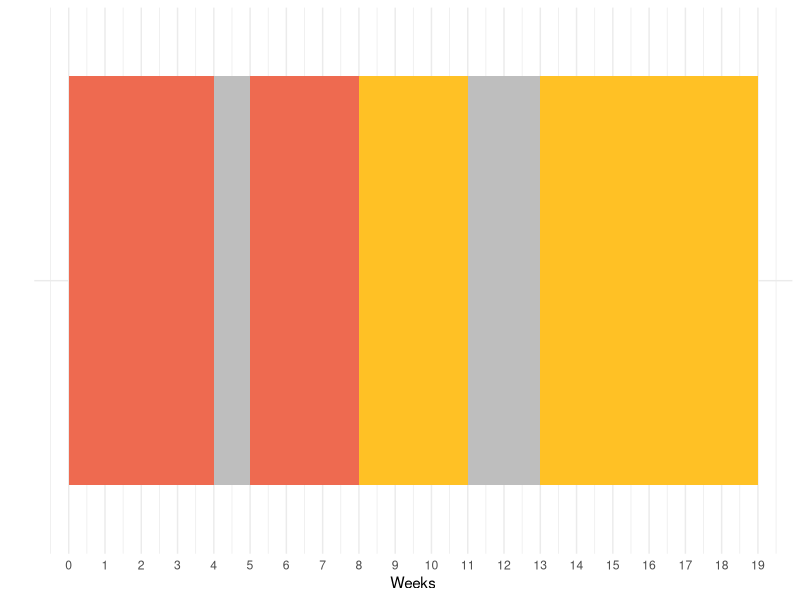
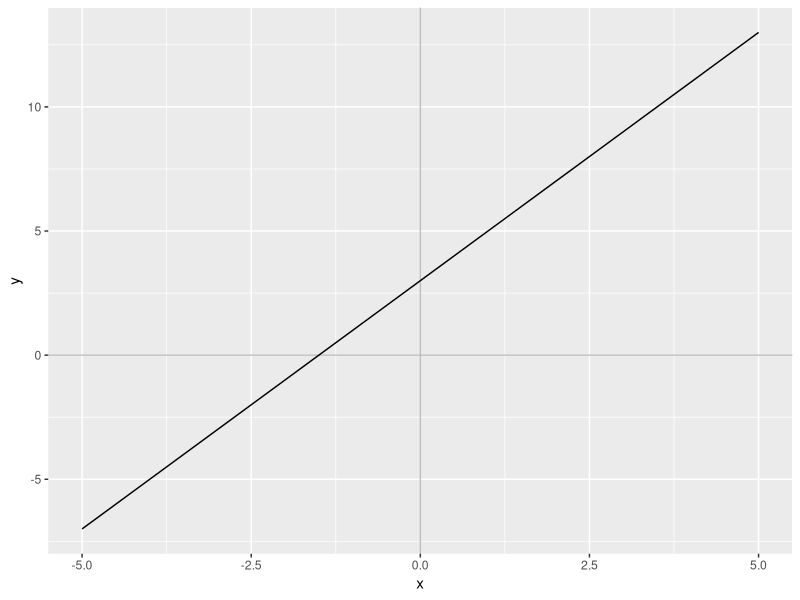
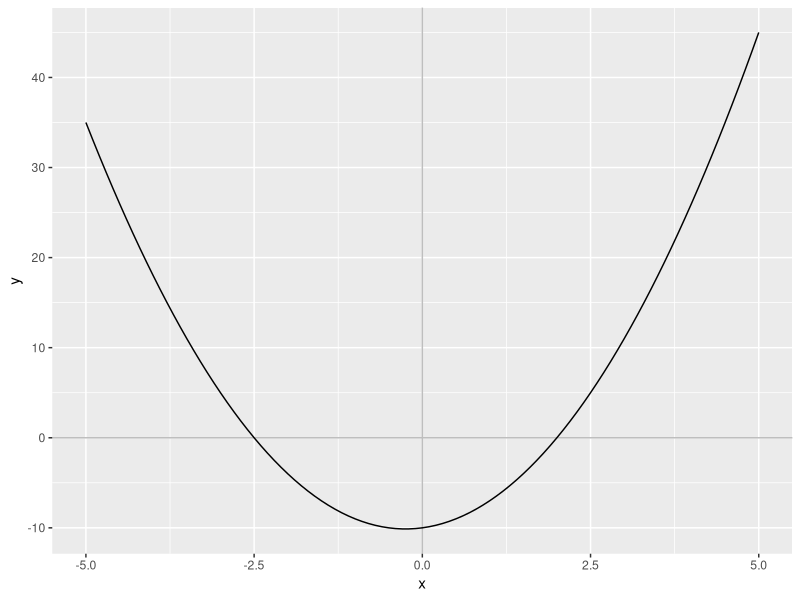
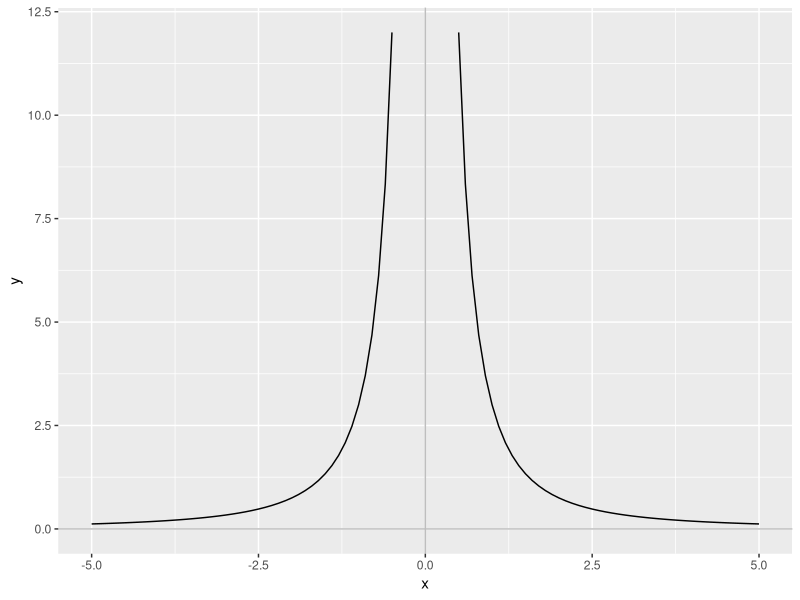
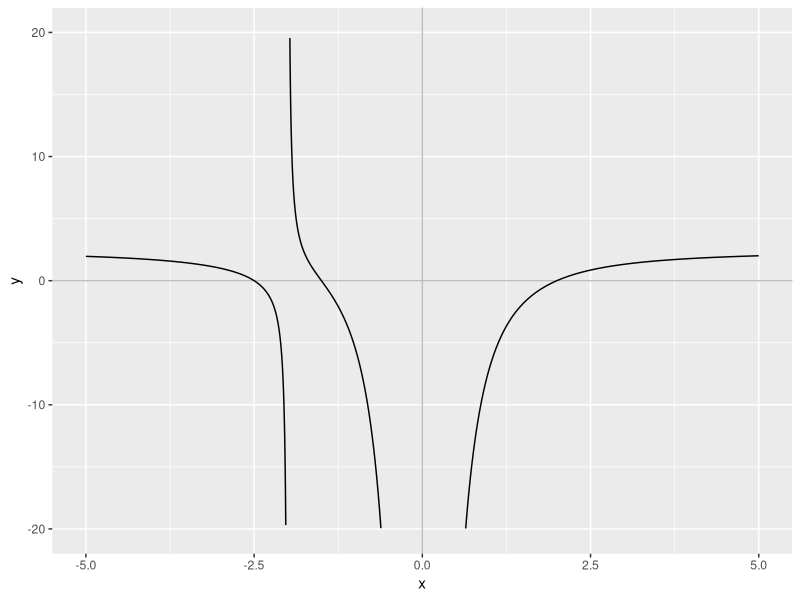
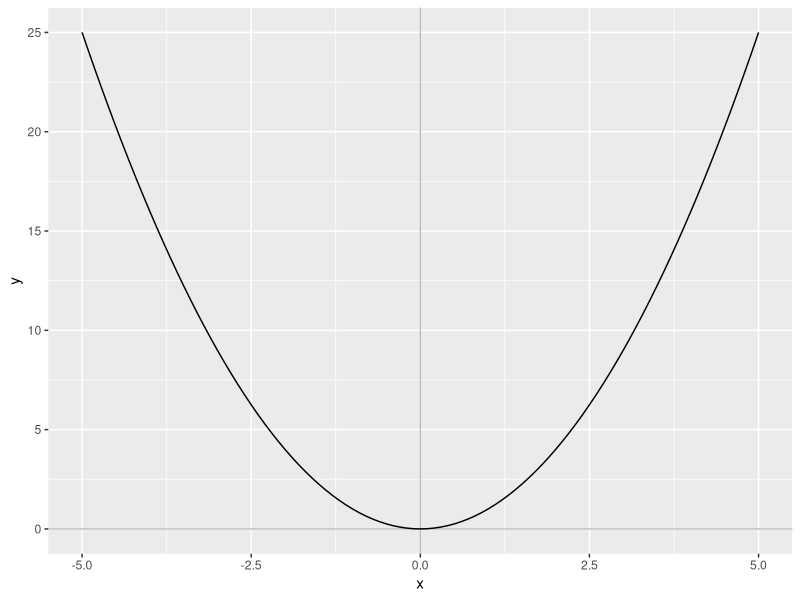
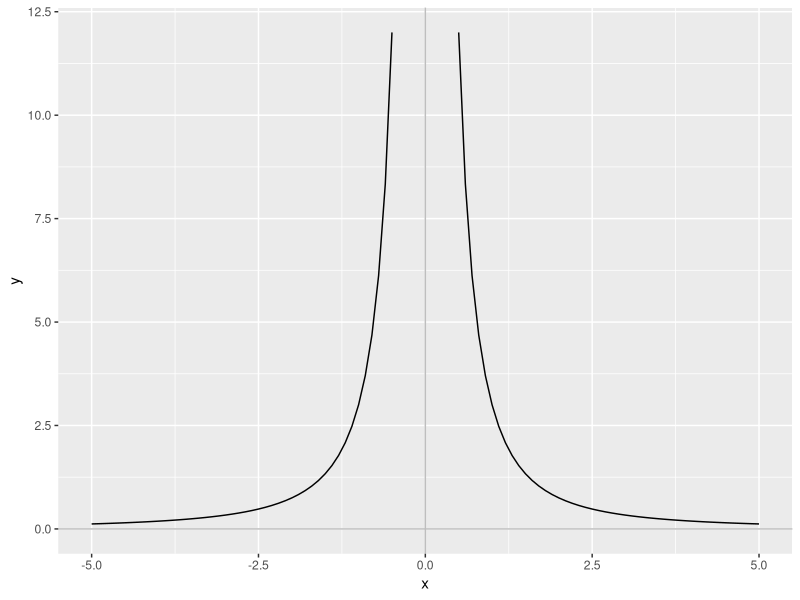
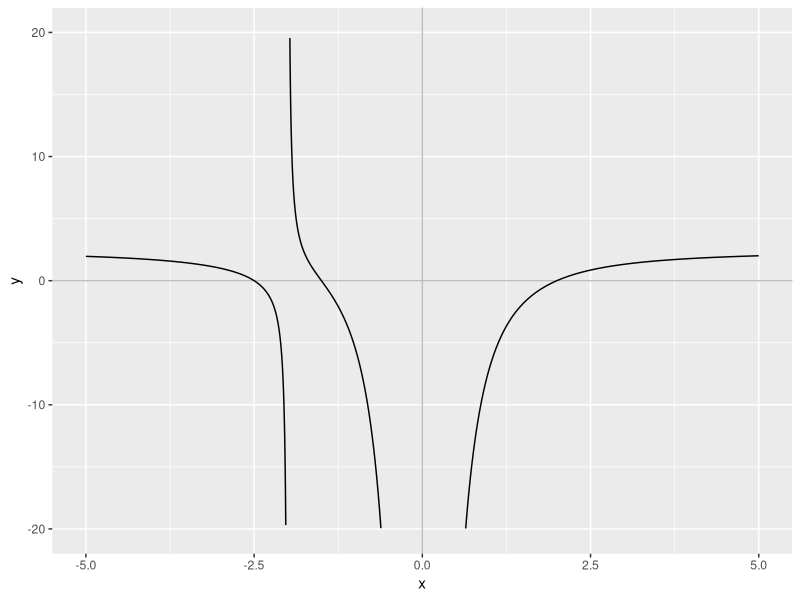

R code for these plots, in order:
## ---- chunk 1
#| label: r-setup
#| echo: false
#| warning: false
#| message: false
#| cache: true
options(htmltools.dir.version = FALSE)
library(tidyverse)

base_axes <- ggplot(data.frame(x=c(-5, 5)), aes(x=x)) +
  # add axis lines to help guide plots
  geom_vline(xintercept=0, colour="grey") +
  geom_hline(yintercept=0, colour="grey")
## ---- chunk 2
#| label: course-timeline
#| echo: false
#| out-width: 95%
#| fig-align: 'center'
#| fig-format: svg
#| fig-alt: "Visual breakdown of the course structure: 4 weeks of maths, 1 week break, then another 3 weeks of maths followed by 3 weeks of stats, then a 2 week break, folowed by 6 weeks of stats."
#| fig-width: 10
#| fig-height: 1.5
#| cache: true

timetable <- data.frame(
  Subject = rev(c("Maths-A", "Flexible Learning Week", "Maths-B", "Stats-A", "Spring Break", "Stats-B")), 
  Weeks = rev(c(4, 1, 3, 3, 2, 6))
)

ggplot(timetable, aes(x="", y=Weeks, fill=fct_inorder(Subject))) +
  geom_col(show.legend = FALSE) +
  coord_flip() +  # makes it a horizontal bar
  labs(x="", y="Weeks") +
  scale_fill_manual("legend", values = c(
    "Flexible Learning Week" = "grey", "Spring Break"="grey",
    "Maths-A" = "coral2", "Maths-B"="coral2",
    "Stats-A" = "goldenrod1", "Stats-B"="goldenrod1"
  )) +
  theme_minimal() +
  scale_y_continuous(breaks = seq(0, 19, by = 1))
## ---- chunk 3
#| label: linear-plot
#| echo: false
#| out-width: 60%
#| fig-align: 'center'
#| fig-format: svg
#| fig-alt: "Plot of a straight line that has gradient 2 and intercepts the y-axis at y = 3."
#| fig-cap: "Plot of the line $y = 2x + 3$."
#| fig-width: 4
#| fig-height: 2
#| cache: true

equation = function(x){2*x+3}
base_axes + stat_function(fun=equation)
## ---- chunk 4
#| label: quadratic-plot
#| echo: false
#| fig-align: 'center'
#| fig-format: svg
#| fig-alt: "Plot of a quadratic curve with roots at 2 and -2.5 and intercepts the y-axis at y = -10."
#| fig-cap: "Plot of the line $y = 2x^2 + x - 10$."
#| fig-width: 5
#| fig-height: 2.5
#| cache: true

equation = function(x){(x-2)*(2*x+5)}
base_axes + stat_function(fun=equation)
## ---- chunk 5
#| label: singularity-plot
#| echo: false
#| fig-align: 'center'
#| fig-format: svg
#| fig-alt: "Plot of a curve with no roots and a singularity as x = 0."
#| fig-cap: "Plot of the line $y = 3x^{-2}$."
#| fig-width: 5
#| fig-height: 2.5
#| cache: true

equation = function(x){3/(x**2)}
base_axes + stat_function(fun=equation) + ylim(0,12)
## ---- chunk 6
#| label: messy-plot
#| echo: false
#| fig-align: 'center'
#| fig-format: svg
#| fig-alt: "Plot of a curve with multiple roots and singularities."
#| fig-cap: "Plot of the line $y = \\frac{3(2x+3)(2x^2 + x - 10)}{x^2(5x+1)}$."
#| fig-width: 10
#| fig-height: 4
#| cache: true

equation = function(x){(3*(2*x + 3)*(2*x*x + x -10))/((x**2)*(5*x+10))}
base_axes + stat_function(fun=equation, n=10000) + ylim(-20,20)
## ---- chunk 7
#| label: base-quadratic-plot
#| echo: false
#| fig-align: 'center'
#| fig-format: svg
#| fig-alt: "Plot of a quadratic curve y = x^2."
#| fig-width: 5
#| fig-height: 2.5
#| cache: true

equation = function(x){x*x}
base_axes + stat_function(fun=equation)
## ---- chunk 8
#| label: singularity-function-plot
#| echo: false
#| fig-align: 'center'
#| fig-format: svg
#| fig-alt: "Plot of a curve with no roots and a singularity as x = 0."
#| fig-cap: "Plot of $f(x) = 3x^{-2},\ f:\\mathbb{R}\\backslash \\lbrace0\\rbrace\\rightarrow\\mathbb{R}^{>0}$."
#| fig-width: 5
#| fig-height: 2.5
#| cache: true

equation = function(x){3/(x**2)}
base_axes + stat_function(fun=equation) + ylim(0,12)
## ---- chunk 9
#| label: messy-function-redux
#| echo: false
#| fig-align: 'center'
#| fig-format: svg
#| fig-alt: "Plot of a curve with multiple roots and singularities."
#| fig-cap: "Plot of $f(x) = \\frac{3(2x+3)(2x^2 + x - 10)}{x^2(5x+1)},\ f:\\mathbb{R}\\backslash \\lbrace -2, 0\\rbrace\\rightarrow\\mathbb{R}$."
#| fig-width: 5
#| fig-height: 2.5
#| cache: true

equation = function(x){(3*(2*x + 3)*(2*x*x + x -10))/((x**2)*(5*x+10))}
base_axes + stat_function(fun=equation, n=10000) + ylim(-20,20)
## ---- chunk 10
#| label: plotting-inverses
#| echo: false
#| fig-align: 'center'
#| fig-format: svg
#| fig-alt: "Plot of y = 5x - 7 and its inverse y = x/5 + 7/5."
#| fig-width: 2.5
#| fig-height: 2.5
#| cache: true

equation = function(x){5*x - 7}
inverse  = function(x){x/5 + 7/5}

base_axes +
  stat_function(fun=function(x){x}, colour="grey") +
  stat_function(fun=equation, colour="lightskyblue") +
  stat_function(fun=inverse, colour="darkorange") +
  ylim(-1,5) + xlim(-1,5)
